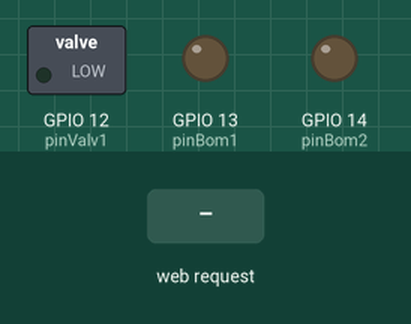
The sketch below on a simulated ESP8266 (NodeMCU). Parts: switched loads named in the sketch (green lamp = pin HIGH), output pins drawn as LEDs (lit = HIGH). The test bench sets the inputs (shaded band). WiFi joins after 1.5 s; servers stay silent unless stated; what the sketch prints to the serial monitor is not drawn.

Above: at 3.2 s.
3.3 s: HTTP request GET /1/on received
At 4.2 s:
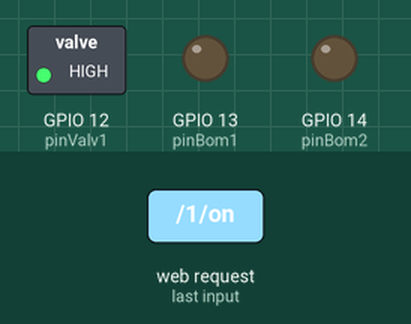
4.8 s: HTTP request GET /2/on received
At 5.4 s:
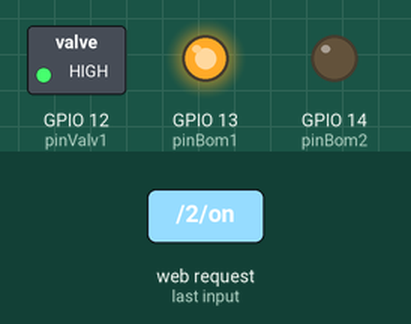
6.3 s: HTTP request GET /1/off received
At 7.5 s:
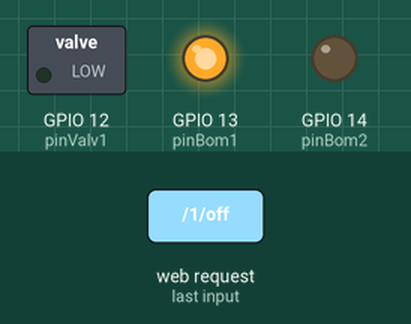
7.8 s: HTTP request GET /3/on received
At 8.9 s:
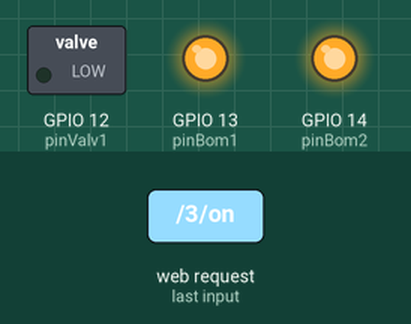
9.3 s: HTTP request GET /2/off received
At 10.0 s:
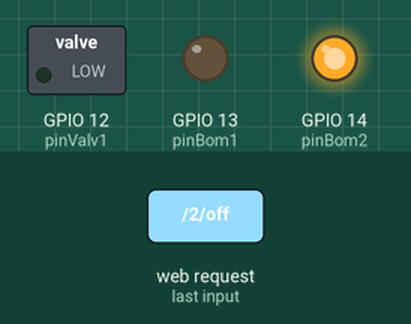
10.8 s: HTTP request GET /3/off received
At 11.2 s:
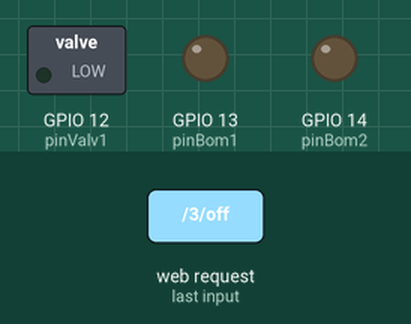
Timing chart, 0 to 13.3 s (numbered marks = the images above; inputs shaded):
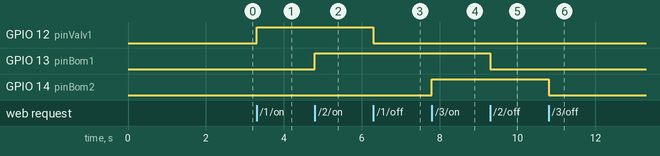

The sketch:

WaterBattery.ino
```cpp
#include <ESP8266WiFi.h>
#include <WiFiClient.h>
#include <ESP8266WebServer.h>

const char* ssid = "SSID";
const char* password = "PASSWORD";

ESP8266WebServer server(80);
const int pin = A0; // Pin analógico
const int pinValv1 = 12;
const int pinBom1 = 13;
const int pinBom2 = 14;


void setup() {
  Serial.begin(115200);
  pinMode(pinValv1, OUTPUT);
  pinMode(pinBom1, OUTPUT);
  pinMode(pinBom2, OUTPUT);

  WiFi.begin(ssid, password);
  while (WiFi.status() != WL_CONNECTED) {
    delay(1000);
    Serial.println("Conectando a WiFi...");
  }

  Serial.println("Conectado a la red WiFi");
  Serial.print("Dirección IP: ");
  Serial.println(WiFi.localIP());

  server.on("/", handleRoot);
  server.on("/type", handleType);
  server.on("/1/on", onValv1);
  server.on("/1/off", offValv1);
  server.on("/2/on", onBom1);
  server.on("/2/off", offBom1);
  server.on("/3/on", onBom2);
  server.on("/3/off", offBom2);

  server.begin();
  Serial.println("Servidor iniciado");
}

void loop() {
  server.handleClient();
}

void handleRoot() {
  float water = readAnalog();
  server.send(200, "text/plain", String(water));
}

void handleType() {
  server.send(200, "text/plain", "2");
}

float readAnalog() {
  float rs = 0;
  rs = analogRead(pin);
  delay(100);
  return rs;
}

void onValv1() {
  digitalWrite(pinValv1, HIGH);
  server.send(200, "text/plain", "ok");
}

void offValv1() {
  digitalWrite(pinValv1, LOW);
  server.send(200, "text/plain", "ok");
}
void onBom1() {
  digitalWrite(pinBom1, HIGH);
  server.send(200, "text/plain", "ok");
}

void offBom1() {
  digitalWrite(pinBom1, LOW);
  server.send(200, "text/plain", "ok");
}

void onBom2() {
  digitalWrite(pinBom2, HIGH);
  server.send(200, "text/plain", "ok");
}

void offBom2() {
  digitalWrite(pinBom2, LOW);
  server.send(200, "text/plain", "ok");
}
```

Measured:
- after the input at 3.3 s, GPIO 12 (pinValv1): LOW → HIGH at once
- after the input at 4.8 s, GPIO 13 (pinBom1): LOW → HIGH at once
- after the input at 6.3 s, GPIO 12 (pinValv1): HIGH → LOW at once
- after the input at 7.8 s, GPIO 14 (pinBom2): LOW → HIGH at once
- after the input at 9.3 s, GPIO 13 (pinBom1): HIGH → LOW at once
- after the input at 10.8 s, GPIO 14 (pinBom2): HIGH → LOW at once
